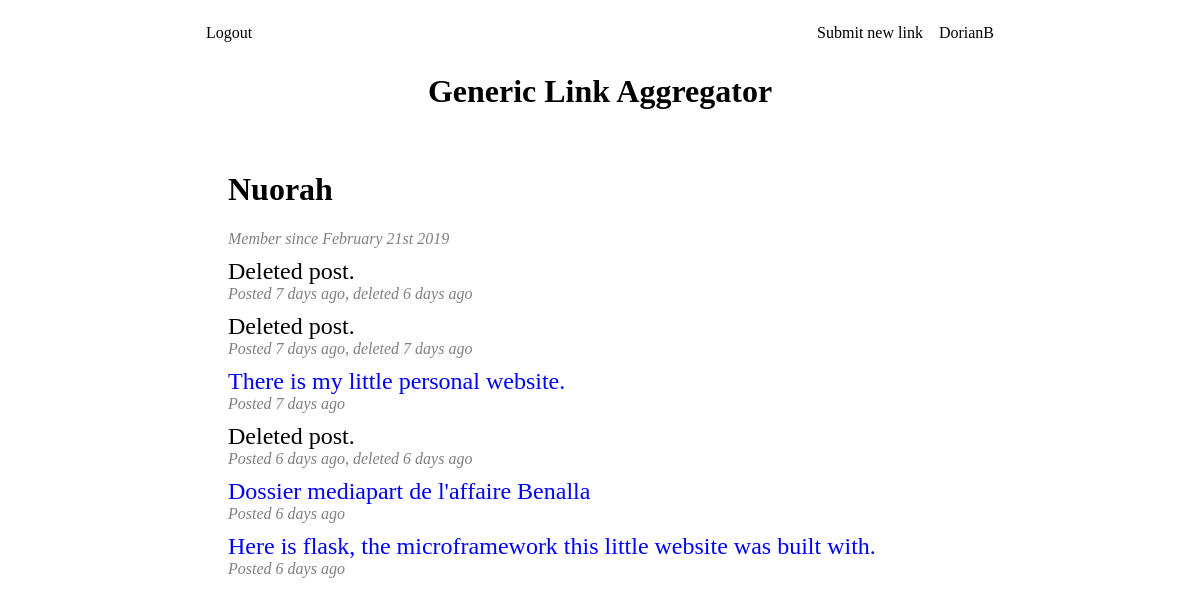
/user/Nuorah (signed in), run on the app's committed database.
### app/models.py (models this page shows, shortened)
class User(UserMixin, db.Model):
	id = db.Column(db.Integer, primary_key=True)
	username = db.Column(db.String(64), index=True, unique=True)
	password_hash = db.Column(db.String(128))
	karma = db.Column(db.Integer)
	registration_date = db.Column(db.DateTime, index=True, default=datetime.utcnow)
	posts = db.relationship('Post', backref='author', lazy='dynamic')

class Post(db.Model):
	id = db.Column(db.Integer, primary_key=True)
	title = db.Column(db.String(64))
	url = db.Column(db.String(512))
	timestamp = db.Column(db.DateTime, index=True, default=datetime.utcnow)
	score = db.Column(db.Integer)
	user_id = db.Column(db.Integer, db.ForeignKey('user.id'))
	deleted = db.Column(db.Boolean, default = False)
	deleted_timestamp = db.Column(db.DateTime, index=True)

### app/routes.py (the view)
@app.route('/user/<username>')
def user(username):
	user = User.query.filter_by(username=username).first_or_404()
	if user:
		posts = Post.query.filter_by(user_id=user.id).all()
		if posts:
			return render_template('user.html', user=user, posts=posts)
		return render_template('user.html', user=user)
	return redirect(url_for('index'))

### app/models.py (called while the page is built)
@login.user_loader
def load_user(id):
    return User.query.get(int(id))

### app/templates/user.html (shortened to what this page needs)
{% extends "base.html" %}
{% block app_content %}
<h1>{{ user.username }}</h1>
<p class="post_info">Member since {{ moment(user.registration_date).format('MMMM Do YYYY') }}</p>
	<p class="post_info">
	{% for post in posts %}
	{% if post.deleted %}
	<p class="post_title">Deleted post.</p>
	<p class="post_info">Posted {{ moment(post.timestamp).fromNow() }}, deleted {{ moment(post.deleted_timestamp).fromNow() }}</a></p>
	{% else %}
	<p class="post_title"><a href={{ post.url }}>{{ post.title }}</a></p>
	<p class="post_info">Posted {{ moment(post.timestamp).fromNow() }}{% if user == current_user %}, <a href= {{ url_for('delete', post_id=post.id) }}>delete post</a></p>
	{% else %}
	</p>
	{% endif %}
	{% endif %}
	{% endfor %}
	{% endblock %}

### app/templates/base.html (shortened to what this page needs)
<doctype html>
<html>
<head>
	<link rel="stylesheet" href="{{url_for('static', filename='styles.css')}}">
</head>
<body>
	{% block navbar %}
	<nav class="navbar">
		<div class="container">
			<div class="" id="">
				<ul class="navbar_left">
					{% if current_user.is_anonymous %}
					<li><a href="{{ url_for('login') }}">Login</a></li>
					{% else %}
					<li><a href="{{ url_for('logout') }}">Logout</a></li>
				</ul>
				<ul class="navbar_right">
					<li><a href="{{ url_for('submit') }}">Submit new link</a></li>
					<li><a href="{{ url_for('user', username=current_user.username) }}">{{ current_user.username }}</a></li>
					{% endif %}
				</ul>
			</div>
		</div>
	</nav>
	<div class="banner">
		<a href="{{ url_for('index') }}"><h1>Generic Link Aggregator</h1></a>
	</div>
	{% endblock %}
	{% block content %}
	<div class="container" >
		<div class="content">
			{% block app_content %}{% endblock %}
		</div>
	</div>
	{% endblock %}
</body>
</html>

### app/static/styles.css (style rules this page uses)
* { box-sizing: inherit; }
html { box-sizing: border-box; }
body { margin: 0; padding: 0; font-family: "Palatino Linotype", "Book Antiqua", Palatino, serif; }
a { color: black; text-decoration: none; }
.banner { padding:0; margin:0; height:50px; }
.banner h1 { text-align: center; position: relative; top: 50%; transform: translateY(-50%); padding:0; margin:0; }
div.container { max-width: 880px; margin: 24px auto; padding: 0 20px; }
.content { padding: 10px 24px; margin: 10px 24px; }
p.post_title { font-size: x-large; margin: 0; margin-top:10px; padding: 0; }
p.post_title a { color:blue; }
p.post_info { padding: 0; margin-top: 0; margin-bottom: 0; padding-top: 0; color:grey; font-style: italic; }
nav.navbar { max-width: 880px; margin: 24px auto; padding: 0 40px; overflow: hidden; font-family: "Times New Roman", Times, serif; }
nav.navbar .container { padding:0; margin:0; }
nav.navbar ul { list-style-type: none; margin: 0; padding: 0; }
nav.navbar li { display: inline; }
nav.navbar li a { color: black; text-align: center; padding: 14px 6px; margin : 0; text-decoration: none; }
.navbar_right { float: right; }
.navbar_left { float: left; }

### data on the page
User: username "DorianB"
User: username "Nuorah", registration_date "February 21st 2019"
Post: timestamp "7 days ago", deleted_timestamp "6 days ago"
Post: timestamp "7 days ago", deleted_timestamp "7 days ago"
Post: title "There is my little personal website.", timestamp "7 days ago"
Post: timestamp "6 days ago", deleted_timestamp "6 days ago"
Post: title "Dossier mediapart de l'affaire Benalla", timestamp "6 days ago"
Post: title "Here is flask, the microframework this little website was built with.", timestamp "6 days ago"
